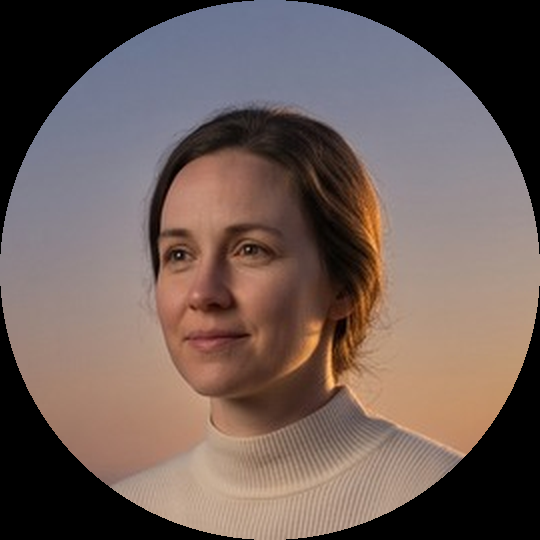
#> input picture tools/cards/lady_circle.png, 540 x 540 px
$ python cherub_motion.py --img ../cards/lady_circle.png --out out.png
#> lines starting #> are read from the running program, lines starting #| are printed output that depends on the picture
#!/usr/bin/env python3
"""Light animation for a 9:16 close-up still. Free, CPU only (numpy + OpenCV + ffmpeg).
Per clip: slow push-in with drift, soft painterly shimmer, local wing/arm/head sway (rotation about a pivot,
feathered mask), twinkling star glints on the brightest highlights, rising gold motes, breathing warm glow.
  cherub_motion.py --img in.jpg --out out.mp4 --secs 5 --glow 0.5:0.2 --limb cx:cy:rx:ry:px:py:deg:hz:phase ...
All coordinates are 0-1 across the frame. Limbs rotate the pixels inside the ellipse about the pivot."""
import argparse, math, subprocess, sys
import cv2, numpy as np

ap = argparse.ArgumentParser()
ap.add_argument("--img", required=True); ap.add_argument("--out", required=True)
ap.add_argument("--secs", type=float, default=5.0); ap.add_argument("--fps", type=int, default=30)
ap.add_argument("--zoom", type=float, default=0.07); ap.add_argument("--drift", type=float, default=0.012)
ap.add_argument("--shimmer", type=float, default=3.0, help="painterly shimmer, px at 1080 wide")
ap.add_argument("--glow", default="0.5:0.2"); ap.add_argument("--glowamt", type=float, default=0.11)
ap.add_argument("--glints", type=int, default=8); ap.add_argument("--motes", type=int, default=55)
ap.add_argument("--limb", action="append", default=[])
ap.add_argument("--seed", type=int, default=7); ap.add_argument("--crf", type=int, default=18)
a = ap.parse_args()
rng = np.random.default_rng(a.seed)
W, H, FPS = 1080, 1920, a.fps
N = int(round(a.secs * FPS)); TAU = 2 * math.pi
img = cv2.imread(a.img)
#> img is the input picture: shape (540, 540, 3); mean B, G, R 88, 93, 109.6
if img.shape[:2] != (H, W): img = cv2.resize(img, (W, H), interpolation=cv2.INTER_LANCZOS4)
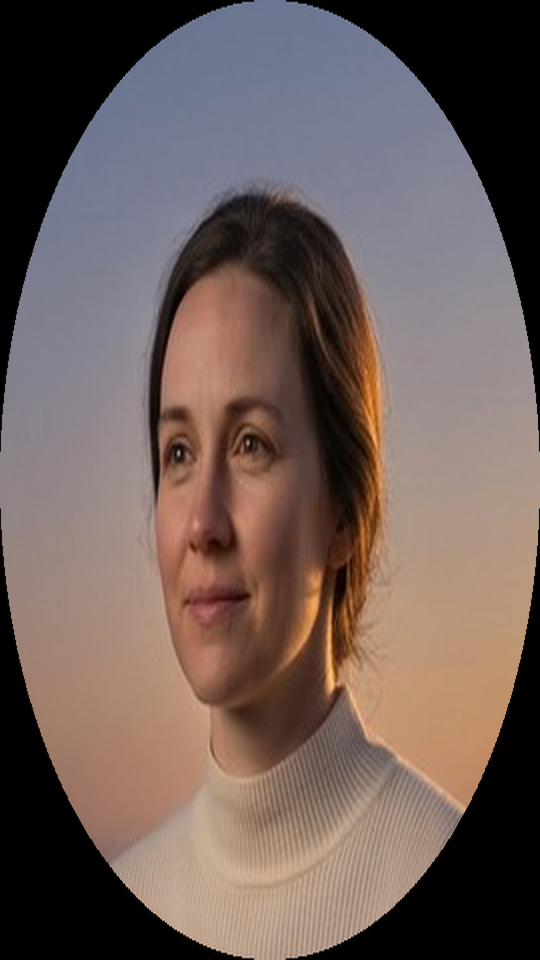
#> img: shape (1920, 1080, 3) (shown at 1/2 size); mean B, G, R 88.1, 93.1, 109.6
imgf = img  # uint8 BGR
# low-res coordinate grids for the displacement fields (upsampled later)
sw, sh = W // 4, H // 4
SY, SX = np.mgrid[0:sh, 0:sw].astype(np.float32)
SXN, SYN = SX / sw, SY / sh
limbs = []
for s in a.limb:
    cx, cy, rx, ry, px, py, deg, hz, ph = [float(v) for v in s.split(":")]
    m = np.exp(-(((SXN - cx) / rx) ** 2 + ((SYN - cy) / ry) ** 2) ** 1.5 * 0.9).astype(np.float32)  # feathered ellipse
    limbs.append(dict(m=m, px=px * sw, py=py * sh, deg=deg, hz=hz, ph=ph))
gx, gy = [float(v) for v in a.glow.split(":")]
# glow sprite (low-res, upsampled once)
GY, GX = np.mgrid[0:H // 4, 0:W // 4].astype(np.float32)
gr = np.sqrt(((GX / (W / 4) - gx) * 1.0) ** 2 + ((GY / (H / 4) - gy) * 0.56) ** 2)
glow = np.exp(-(gr / 0.34) ** 2).astype(np.float32)
glow = cv2.resize(glow, (W, H), interpolation=cv2.INTER_LINEAR)[..., None]
gold = np.array([0.45, 0.80, 1.0], np.float32)  # BGR warm gold
# glint points: brightest local maxima of the blurred luma
luma = cv2.GaussianBlur(cv2.cvtColor(img, cv2.COLOR_BGR2GRAY).astype(np.float32), (0, 0), 9)
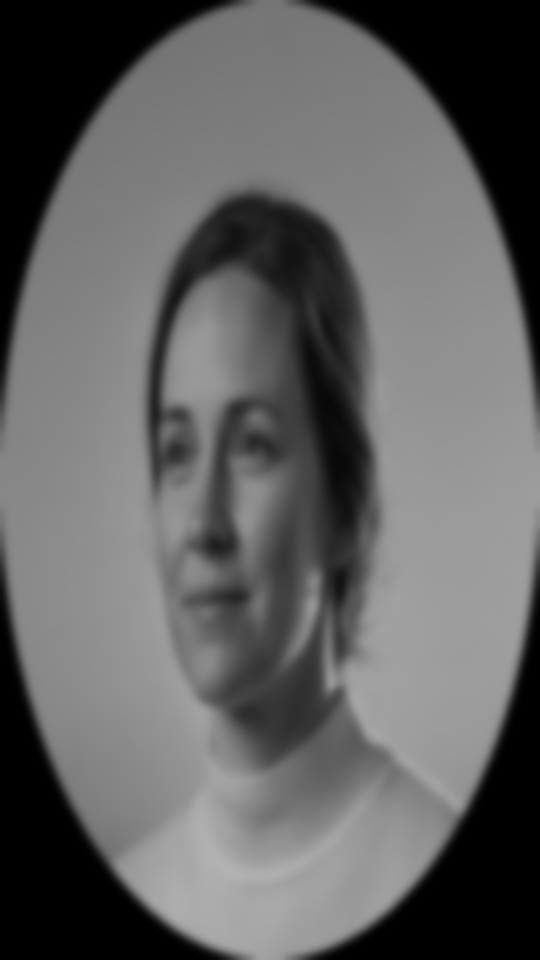
#> luma: shape (1920, 1080) float32 (shown at 1/2 size); min 0, max 178.9, mean 97.5
dil = cv2.dilate(luma, np.ones((71, 71), np.uint8))
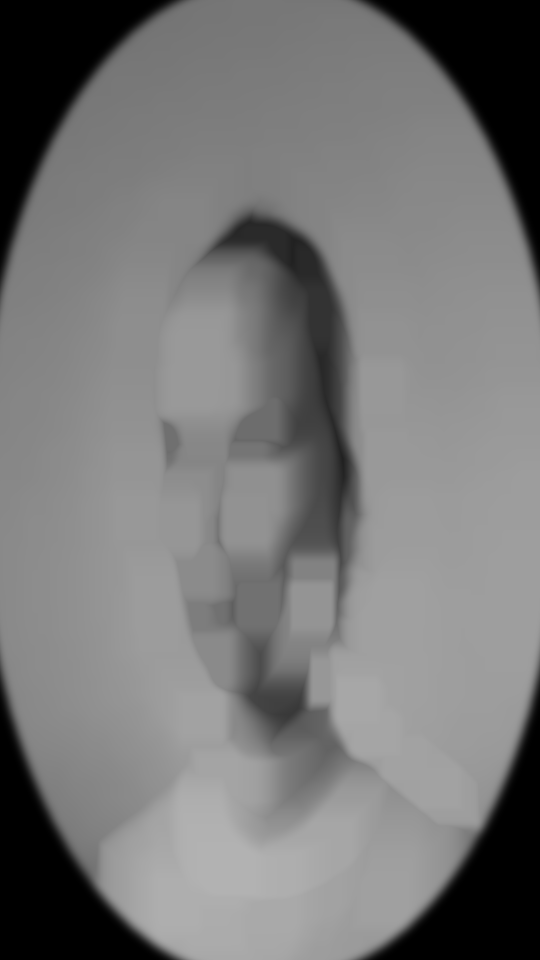
#> dil: shape (1920, 1080) float32 (shown at 1/2 size); min 0, max 178.9, mean 119.2
cand = np.argwhere((luma >= dil - 1e-3) & (luma > np.percentile(luma, 96)))
#> cand = 13 rows, first 8: [1208, 794], [1253, 774], [1402, 716], [1429, 402], [1429, 403], [1463, 748], [1516, 810], [1573, 877]
cand = sorted(cand.tolist(), key=lambda p: -luma[p[0], p[1]])
#> cand = [[1743, 461], [1801, 356], [1802, 356], [1812, 544], [1402, 716], [1463, 748], [1516, 810], [1573, 877], [1429, 403], [1429, 402], [1208, 794], [1253, 774], [1793, 770]]
pts = []
for y, x in cand:
    if 60 < y < H - 60 and 60 < x < W - 60 and all((y - py) ** 2 + (x - px) ** 2 > 220 ** 2 for py, px in pts):
        pts.append((y, x))
    if len(pts) >= a.glints: break
#> this loop made 13 passes
#> after the loop, pts = [(1743, 461), (1402, 716), (1573, 877), (1429, 403), (1793, 770)]
glint = [dict(y=y, x=x, f=rng.uniform(0.22, 0.45), ph=rng.uniform(0, 1), sz=rng.uniform(26, 58)) for y, x in pts]
#> glint = 5 items
motes = dict(x=rng.uniform(0, W, a.motes), y=rng.uniform(0, H, a.motes), v=rng.uniform(14, 44, a.motes),
             r=rng.uniform(1.4, 3.6, a.motes), ph=rng.uniform(0, 1, a.motes), f=rng.uniform(0.3, 0.9, a.motes),
             sw=rng.uniform(5, 18, a.motes), sp=rng.uniform(0.2, 0.5, a.motes))
phi = rng.uniform(0, 1, 6)

def star(size):
    s = int(size) | 1; c = s // 2
    yy, xx = np.mgrid[0:s, 0:s].astype(np.float32); dx, dy = xx - c, yy - c
    core = np.exp(-(dx ** 2 + dy ** 2) / (2 * (size * 0.07) ** 2))
    h = np.exp(-(dy / (size * 0.025)) ** 2) * np.exp(-np.abs(dx) / (size * 0.28))
    v = np.exp(-(dx / (size * 0.025)) ** 2) * np.exp(-np.abs(dy) / (size * 0.28))
    return np.clip(core * 1.2 + h + v, 0, 1)
stars = {}
def add_sprite(canvas, spr, x, y, k):
    s = spr.shape[0]; c = s // 2; x0, y0 = int(x) - c, int(y) - c
    xa, ya, xb, yb = max(0, x0), max(0, y0), min(W, x0 + s), min(H, y0 + s)
    if xa >= xb or ya >= yb: return
    canvas[ya:yb, xa:xb] += (spr[ya - y0:yb - y0, xa - x0:xb - x0, None] * gold) * k

cmd = ["ffmpeg", "-y", "-loglevel", "error", "-f", "rawvideo", "-pix_fmt", "bgr24", "-s", f"{W}x{H}", "-r", str(FPS),
       "-i", "-", "-c:v", "libx264", "-preset", "veryfast", "-crf", str(a.crf), "-pix_fmt", "yuv420p", "-movflags", "+faststart", a.out + ".tmp.mp4"]
#> (the run stopped early here; a loop or call above may not have finished)
